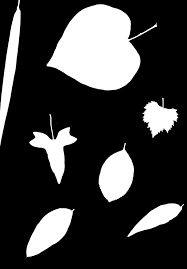
#> input picture Nesne Tespiti/KontorAlgilama/kontor.png, 187 x 269 px, found by its file name
$ python kontorAlgilama.py
#> lines starting #> are read from the running program, lines starting #| are printed output that depends on the picture; after the words box and inside, x2 and y2 are one past the last pixel; in counts of white or black regions, pixels touching at a corner belong together
import cv2
import matplotlib.pyplot as plt
import numpy as np

# Resmi içe aktar
img = cv2.imread(r"C:\Users\MUSA\Desktop\Nesne Tespiti\KontorAlgilama\kontor.png", 0)
#> img is the input picture: shape (269, 187); min 0, max 255, mean 59.8

# Görüntünün başarıyla yüklendiğini kontrol et
if img is None:
    print("Hata: Görüntü dosyası yüklenemedi! Lütfen dosya yolunu kontrol edin.")
    exit()

# Eşikleme (Threshold) işlemi uygula
_, binary = cv2.threshold(img, 128, 255, cv2.THRESH_BINARY)
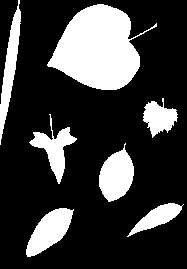
#> binary: shape (269, 187); 23.6% white; 7 white regions

"""
cv2.threshold(): Gri tonlamadaki görüntü üzerinde, belirli bir eşik değeri (128) kullanarak ikili (binary) görüntü
elde eder. 128'in üzerindeki piksel değerleri 255 (beyaz), altındaki piksel değerleri ise 0 (siyah) olarak atanır.
"""

# Konturları bul
contours, hierarch = cv2.findContours(binary, cv2.RETR_CCOMP, cv2.CHAIN_APPROX_SIMPLE)
#> contours = 8 contours, 1 with area under 20; largest, box (x1, y1, x2, y2) and area: (47, 4, 157, 90) 5402, (99, 143, 134, 202) 1265, (26, 208, 74, 257) 1202, (0, 0, 21, 145) 978, (29, 114, 77, 184) 944, (143, 98, 178, 138) 724, (127, 203, 184, 237) 678

"""
cv2.findContours(): İkili görüntü üzerinde konturları bulur. Bu fonksiyon, aynı zamanda konturların hiyerarşisini de döndüren bir sonuç verir.
cv2.RETR_CCOMP: Hem harici (dış) hem de dahili (iç) konturları bulur.
cv2.CHAIN_APPROX_SIMPLE: Kontur noktalarını sıkıştırarak sadece köşe noktalarını saklar.
"""

# Eğer kontur bulunamazsa programı durdur
if hierarch is None or len(contours) == 0:
    print("Hata: Hiç kontur bulunamadı!")
    exit()

"""
Eğer herhangi bir kontur tespit edilmezse, kullanıcıya hata mesajı gösterilir ve program sonlanır.
"""

# Harici ve dahili konturlar için boş görüntüler oluştur (uint8 formatında)
external_contour = np.zeros(img.shape, dtype=np.uint8)
internal_contour = np.zeros(img.shape, dtype=np.uint8)

"""
external_contour ve internal_contour değişkenleri, harici ve dahili konturları gösterecek şekilde sıfırlanmış (siyah) görüntülerdir.
"""

# Konturlar üzerinde dön
for i in range(len(contours)):
    if hierarch[0][i][3] == -1:  # Harici kontur
        cv2.drawContours(external_contour, contours, i, 255, -1)
    else:  # Dahili kontur
        cv2.drawContours(internal_contour, contours, i, 255, -1)
#> this loop made 8 passes
#> external_contour: shape (269, 187); 23.6% white; 7 white regions, largest, box (x1, y1, x2, y2) and area: (47, 4, 157, 90) 5556, (99, 143, 134, 202) 1332, (26, 208, 74, 257) 1269
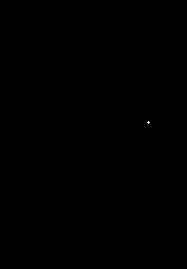
#> internal_contour: shape (269, 187); 0.01% white in thin lines or dots, all inside (x1, y1, x2, y2) = (147, 121, 150, 124)

"""
hierarch[0][i][3] == -1: Bu kontrol, konturun harici olup olmadığını belirler. Eğer değer -1 ise, bu kontur harici bir konturdur.
cv2.drawContours(): Konturları belirtilen görüntü üzerine çizer. 255 ile çizilen konturlar beyaz olur.
"""

# Harici konturları göster
plt.figure()
plt.imshow(external_contour, cmap="gray")
plt.axis("off")

# Dahili konturları göster
plt.figure()
plt.imshow(internal_contour, cmap="gray")
plt.axis("off")

plt.show()
